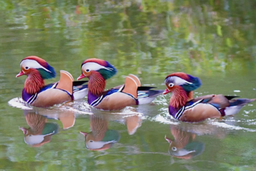
#> input picture hw3/Bird 3 blurred.tif, 256 x 171 px, shrunk from 1200 x 800 before the run, found by its file name
$ python HW3.py
#> lines starting #> are read from the running program, lines starting #| are printed output that depends on the picture
#!/usr/bin/env python
# coding: utf-8

# In[86]:


import cv2
import numpy as np
import matplotlib.pyplot as plt
import matplotlib.colors as clr
import math

image = cv2.imread('C:/Users/user/Documents/image_process_project/HW3/Bird 3 blurred.tif')
#> image is the input picture: shape (171, 256, 3); mean B, G, R 101.8, 126.7, 123.6
row,col,channel=image.shape
#> row = 171; col = 256; channel = 3


# In[87]:


def hsitorgb(hsi_img):
    h = int(hsi_img.shape[0])
    w = int(hsi_img.shape[1])
    H, S, I = cv2.split(hsi_img)
    H = H / 255.0
    S = S / 255.0
    I = I / 255.0
    bgr_img = hsi_img.copy()
    B, G, R = cv2.split(bgr_img)
    for i in range(h):
        for j in range(w):
            if S[i, j] < 1e-6:
                R = I[i, j]
                G = I[i, j]
                B = I[i, j]
            else:
                H[i, j] *= 360
                if H[i, j] > 0 and H[i, j] <= 120:
                    B = I[i, j] * (1 - S[i, j])
                    R = I[i, j] * (1 + (S[i, j] * math.cos(H[i, j]*math.pi/180)) / math.cos((60 - H[i, j])*math.pi/180))
                    G = 3 * I[i, j] - (R + B)
                elif H[i, j] > 120 and H[i, j] <= 240:
                    H[i, j] = H[i, j] - 120
                    R = I[i, j] * (1 - S[i, j])
                    G = I[i, j] * (1 + (S[i, j] * math.cos(H[i, j]*math.pi/180)) / math.cos((60 - H[i, j])*math.pi/180))
                    B = 3 * I[i, j] - (R + G)
                elif H[i, j] > 240 and H[i, j] <= 360:
                    H[i, j] = H[i, j] - 240
                    G = I[i, j] * (1 - S[i, j])
                    B = I[i, j] * (1 + (S[i, j] * math.cos(H[i, j]*math.pi/180)) / math.cos((60 - H[i, j])*math.pi/180))
                    R = 3 * I[i, j] - (G + B)
            bgr_img[i, j, 0] = B * 255
            bgr_img[i, j, 1] = G * 255
            bgr_img[i, j, 2] = R * 255
    return bgr_img


# In[88]:


b=image[:, :, 0]
g=image[:, :, 1]
r=image[:, :, 2]
cv2.imshow('image',image)
cv2.imshow('B',b)
cv2.imshow('G', g)
cv2.imshow('R', r)
cv2.waitKey(0)
cv2.destroyAllWindows()


# In[89]:


b1=b/255
g1=g/255
r1=r/255
hsi_image=np.zeros_like(image)


# In[90]:


# h,s,I=cv2.split(hsi_image)
# print(h)
h=0.0
s=0.0
I=0.0


for i in range(row):
    for j in range(col):
        numer=0.5*( (r1[i,j]-g1[i,j])+(r1[i,j]-b1[i,j]) )
        denom=np.sqrt( (r1[i,j]-g1[i,j])**2 + (r1[i,j]-b1[i,j])*(g1[i,j]-b1[i,j]) )

        theta = np.arccos(numer/denom)
#         if(i==j):
#             print(theta)

        if(denom<=0):
            h=0
        elif(b1[i,j]<=g1[i,j]):
            h=theta
        else:
            h=2*np.pi-theta

#         print(h)

        min_RGB = min(min(b1[i, j], g1[i, j]), r1[i, j])
        suma = b1[i, j]+g1[i, j]+r1[i, j]
        if suma == 0:
            s= 0
        else:
            s= 1 - 3*(min_RGB/suma)

        h=h/(2*np.pi)
        I=suma/3.0

        hsi_image[i,j,0]=h*255
        hsi_image[i,j,1]=s*255
        hsi_image[i,j,2]=I*255
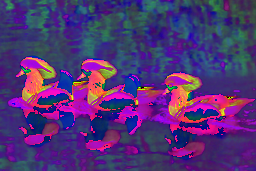
#> hsi_image: shape (171, 256, 3); mean R, G, B 81.8, 50.9, 117


# In[91]:


# cv2.imshow('HSI',hsi_image)
h1,s1,i1=cv2.split(hsi_image)
cv2.imshow('H',h1)
cv2.imshow('S',s1)
cv2.imshow('I',i1)
cv2.waitKey(0)
cv2.destroyAllWindows()


# In[92]:


kernel1=np.array([
    [0,-1,0],
    [-1,5,-1],
    [0,-1,0]
])
kernel2=np.array([
    [-1,-1,-1],
    [-1,8,-1],
    [-1,-1,-1]
])
c=1
r_o=np.zeros((row+2,col+2), np.uint8)
g_o=np.zeros((row+2,col+2), np.uint8)
b_o=np.zeros((row+2,col+2), np.uint8)
i_o=np.zeros((row+2,col+2), np.uint8)

r_s=np.zeros((row,col), np.uint8)
g_s=np.zeros((row,col), np.uint8)
b_s=np.zeros((row,col), np.uint8)
i_s=np.zeros((row,col), np.uint8)

r_o[1:row+1,1:col+1]=r
g_o[1:row+1,1:col+1]=g
b_o[1:row+1,1:col+1]=b
i_o[1:row+1,1:col+1]=I

rgb_s=np.zeros_like(image)


# In[93]:


for i in range(1,row+1,1):
    for j in range(1,col+1,1):
#         r_s[i-1,j-1]=np.sum( r_o[i-1:i+2,j-1:j+2]*kernel1 )
#         g_s[i-1,j-1]=np.sum( g_o[i-1:i+2,j-1:j+2]*kernel1 )
#         b_s[i-1,j-1]=np.sum( b_o[i-1:i+2,j-1:j+2]*kernel1 )
        i_s[i-1,j-1]=np.sum( i_o[i-1:i+2,j-1:j+2]*kernel2 )
#> i_s: shape (171, 256); every value is 0

# rgb_s[:,:,0]=b_s+b
# rgb_s[:,:,1]=g_s+g
# rgb_s[:,:,2]=r_s+r
rgb_s[:,:,0]=cv2.filter2D(b, -1, kernel1)
rgb_s[:,:,1]=cv2.filter2D(g, -1, kernel1)
rgb_s[:,:,2]=cv2.filter2D(r, -1, kernel1)

cv2.imshow('rgb_sharpen',rgb_s)
cv2.waitKey(0)
cv2.destroyAllWindows()


# In[94]:


hsi_s=np.zeros_like(image)
hsi_s[:,:,0]=h1
hsi_s[:,:,1]=s1
hsi_s[:,:,2]=i1+i_s
hsi_rgb=hsitorgb(hsi_s)
#> after the loop in hsitorgb, `for i in range(h):`:
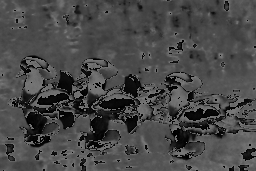
#> H: shape (171, 256) float64; min 0, max 120, mean 72.3

cv2.imshow('hsi_img',hsi_rgb)
cv2.waitKey(0)
cv2.destroyAllWindows()


# In[95]:


b_rgbs,g_rgbs,r_rgbs=cv2.split(rgb_s)
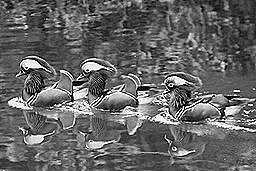
#> b_rgbs: shape (171, 256); min 0, max 255, mean 100.9
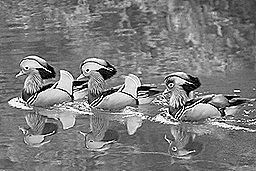
#> r_rgbs: shape (171, 256); min 0, max 255, mean 123.3
b_hsis,g_hsis,r_hsis=cv2.split(hsi_rgb)

diff_b=-( b_rgbs-b_hsis )
diff_g=-( g_rgbs-g_hsis )
diff_r=-( r_rgbs-r_hsis )
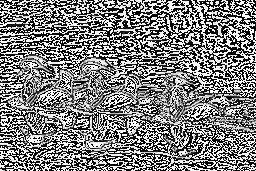
#> diff_r: shape (171, 256); min 0, max 255, mean 127.1
diff_total=diff_b+diff_g+diff_r
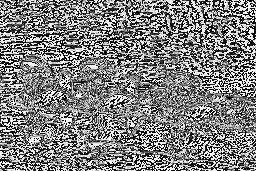
#> diff_total: shape (171, 256); min 0, max 255, mean 128.1

cv2.imshow('hsi-rgb sharpen',diff_total)
cv2.waitKey(0)
cv2.destroyAllWindows()


# In[96]:


diff_b1= rgb_s[:,:,0]-hsi_rgb[:,:,0]
diff_g1= rgb_s[:,:,1]-hsi_rgb[:,:,1]
diff_r1= rgb_s[:,:,2]-hsi_rgb[:,:,2]
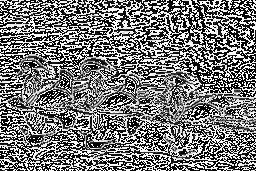
#> diff_r1: shape (171, 256); min 0, max 255, mean 120.5
diff_total1=diff_b+diff_g+diff_r

cv2.imshow('rgb-hsi sharpen',diff_total1)
cv2.waitKey(0)
cv2.destroyAllWindows()
